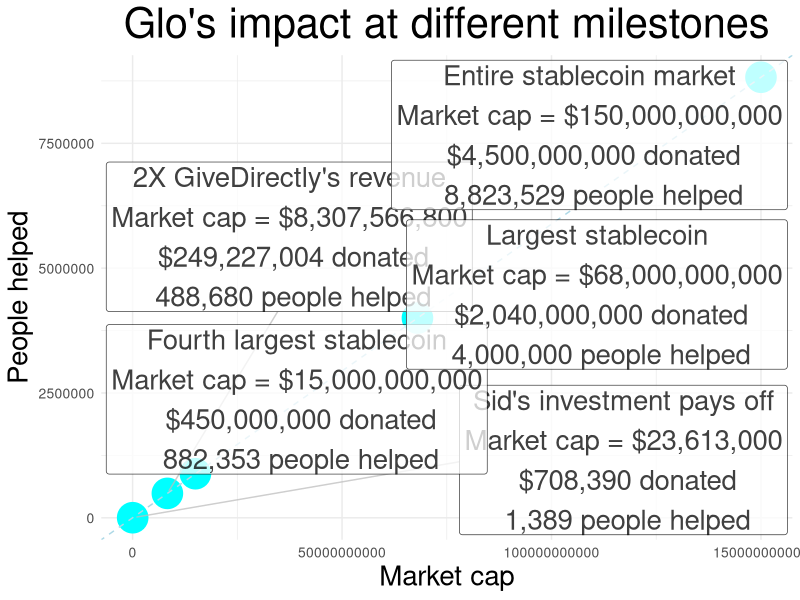

Write R code to recreate this figure.
rm(list = ls())
options(scipen = 99)
library(ggplot2)
library(ggrepel)
library(dplyr)
library(scales)

comma <- scales::label_comma()

df <- tribble(~"milestone", ~"market_cap",
              # "Starting point", 0,
              "Sid's investment pays off", 23613000,
              "2X GiveDirectly's revenue", 8307566800,
              "Fourth largest stablecoin", 15000000000,
              "Largest stablecoin",        68000000000,
              "Entire stablecoin market",  150000000000) %>%
#  "Apple's cash on hand",      203000000000,
# "5% of all US savings",      531500000000
  # "1% of all money", 1380000000000)
  # "Planetary scale", 11000000000000 # badly distorts perspective
  mutate(money_donated = round(market_cap * 0.03),
         people_helped = round(market_cap / 17000))

ggplot(data = df,
       aes(x = market_cap,
           y = people_helped,
           label = paste0(milestone, "\n",
                          "Market cap = $", comma(market_cap), "\n",
                          " $", comma(money_donated), " donated", "\n",
                          " ",  comma(people_helped), " people helped"
                          ))) +
  geom_point(color = "cyan", size = 10) +
  geom_abline(intercept = 0, slope = 1/17000, 
              color = "light blue", lty = "dashed") +
  xlab("Market cap") +
  ylab("People helped") +
  geom_label_repel(seed = 11111988,
                   max.iter = 10000,
                   colour = "black", family = 'Helvetica', # fontface = "bold",
                   box.padding = unit(0.25, "lines"),
                   point.padding = unit(.25, "lines"),
                   alpha = .75,
                   size = 7,
                   segment.colour = 'gray',
                   force = 10,
                   show.legend = FALSE) +
  theme_minimal() +
  ggtitle("Glo's impact at different milestones") +
  theme(axis.title =  element_text(size = 20),
        axis.text =  element_text(size = 10),
        plot.title = element_text(hjust = 0.5, size = 30))
